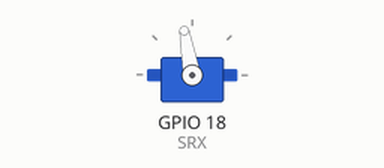
Bench run of a sketch on a simulated ESP32. Parts: servo.

Above: at 0.0 s.
At 1.0 s:
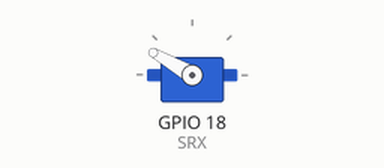
At 2.0 s:
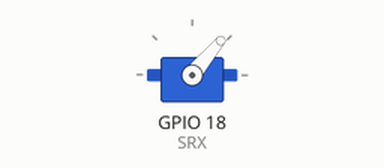
Timing chart, 0 to 3.5 s (numbered marks = the images above):
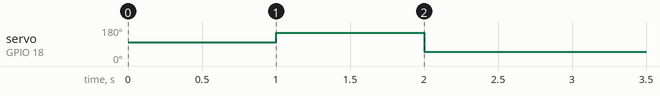

The sketch:

Servo_Test_With_ESP32.ino
```cpp
#include <ESP32Servo.h>

Servo servo;
int SRX = 18;
int STX = 19;

void setup()
{

  servo.attach(SRX);

  servo.write(100);
  delay(1000);

  servo.write(150);
  delay(1000);

  servo.write(50);
  delay(1000);
}

void loop()
{}
```
